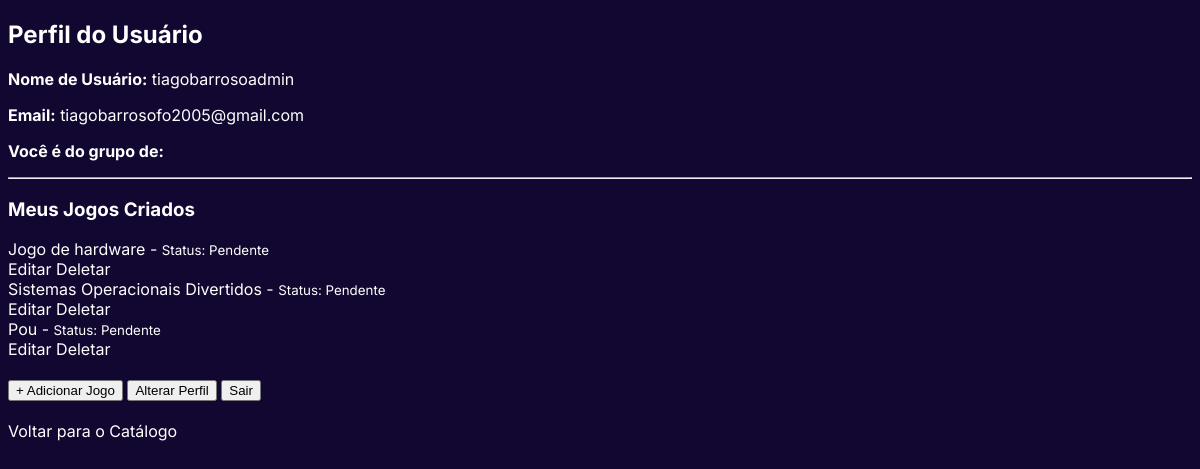
The app's page /perfil/ (signed in), older data.
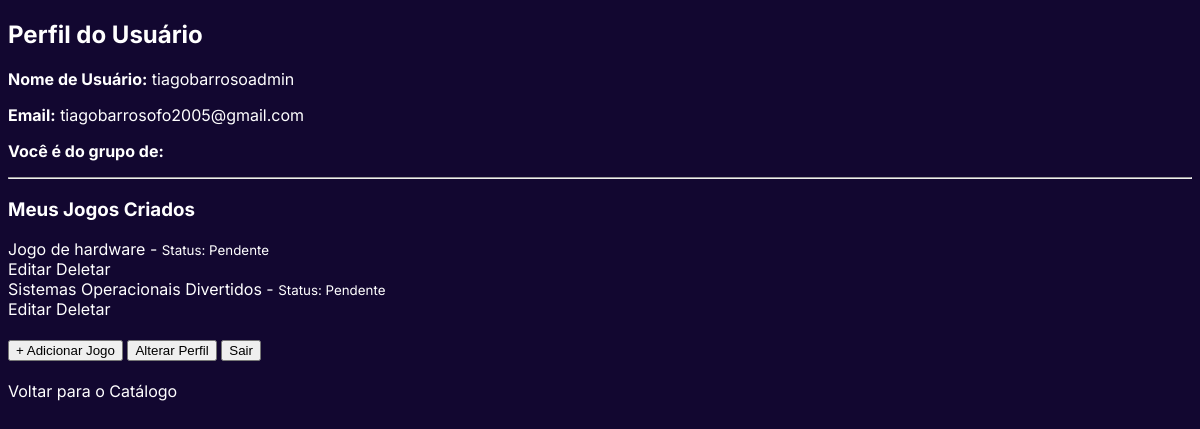
The same page, newer data.
### potplayapp/models.py (models this page shows, shortened)
class Jogo(models.Model):
    STATUS_AVALIACAO = [
        ('Pendente', 'Pendente'),
        ('Aprovado', 'Aprovado'),
        ('Rejeitado', 'Rejeitado'),
    ]
    desenvolvedor = models.ForeignKey(User, on_delete=models.CASCADE, related_name="jogos_criados")
    categoria = models.ForeignKey(Categoria, on_delete=models.SET_NULL, null=True, blank=False)
    nome = models.CharField(max_length=255)
    descricao = models.TextField()
    arquivo_jogo = models.FileField(upload_to='arquivos_jogos/')
    data_submissao = models.DateTimeField(auto_now_add=True)
    data_atualizacao = models.DateTimeField(auto_now=True) # Atualiza automaticamente a cada edição
    status_avaliacao = models.CharField(
        max_length=10,
        choices=STATUS_AVALIACAO,
        default='Pendente'
    )

### potplayapp/views.py (the view)
# urls.py: path('perfil/', views.perfil_view, name='perfil'),
@login_required
def perfil_view(request):
    jogos_criados = Jogo.objects.filter(desenvolvedor=request.user)
    return render(request, 'perfil.html', {'jogos_criados': jogos_criados})

### potplayapp/templates/perfil.html (shortened to what this page needs)
{% load static %}
<!DOCTYPE html>
<html lang="pt-br">
<head>
    <link rel="stylesheet" href="{% static 'potplayapp/css/global.css' %}">
</head>
<body>
    <h2>Perfil do Usuário</h2>
    <p><strong>Nome de Usuário:</strong> {{ user.username }}</p>
    <p><strong>Email:</strong> {{ user.email }}</p>
    <p><strong>Você é do grupo de:</strong> {{ user.groups.first.name }}</p>
    <hr>
    <h3 class="mt-5">Meus Jogos Criados</h3>
    <div class="list-group">
        {% for jogo in jogos_criados %}
            <div class="list-group-item d-flex justify-content-between align-items-center">
                <span>{{ jogo.nome }} - <small class="text-muted">Status: {{ jogo.status_avaliacao }}</small></span>
                <div class="d-flex gap-2">
                    <a href="{% url 'editar_jogo' jogo.id %}" class="btn btn-warning btn-sm">Editar</a>
                    <a href="{% url 'deletar_jogo' jogo.id %}" class="btn btn-danger btn-sm">Deletar</a>
                </div>
            </div>
        {% empty %}
            <div class="list-group-item">Você ainda não criou nenhum jogo. <a href="{% url 'adicionar_jogo' %}">Crie um agora!</a></div>
        {% endfor %}
    </div>
    <br>
    <a href="{% url 'adicionar_jogo' %}"><button>+ Adicionar Jogo</button></a>
    <a href="{% url 'alterar_perfil' %}"><button>Alterar Perfil</button></a>
    <a href="{% url 'logout' %}"><button>Sair</button></a>
    <br><br>
    <a href="{% url 'home' %}">Voltar para o Catálogo</a>
</body>
</html>

Row changes from the older to the newer data that the page shows:
removed Jogo: nome "Pou", status_avaliacao "Pendente"
